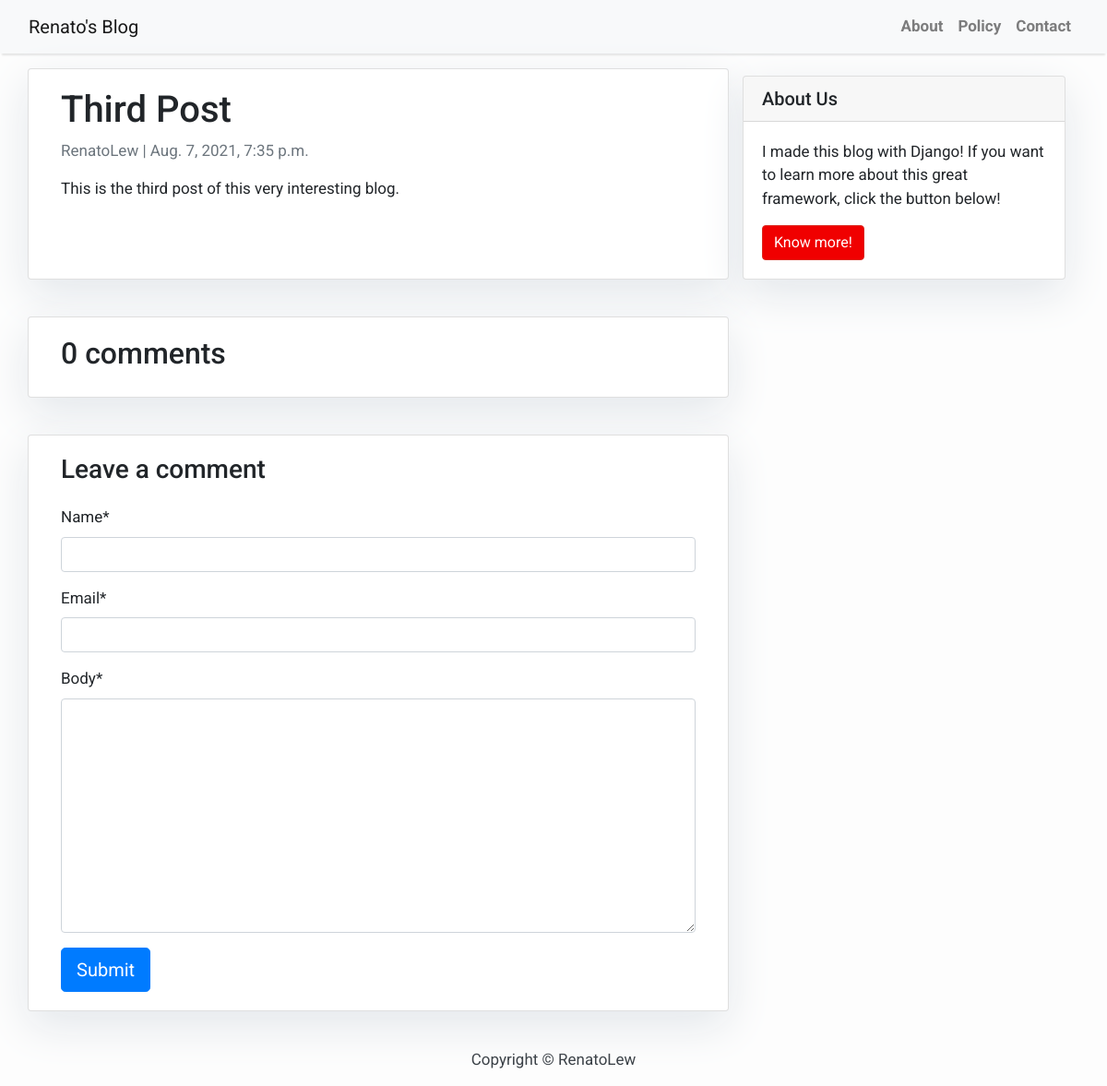
Before: /third-post/ with the older database file.
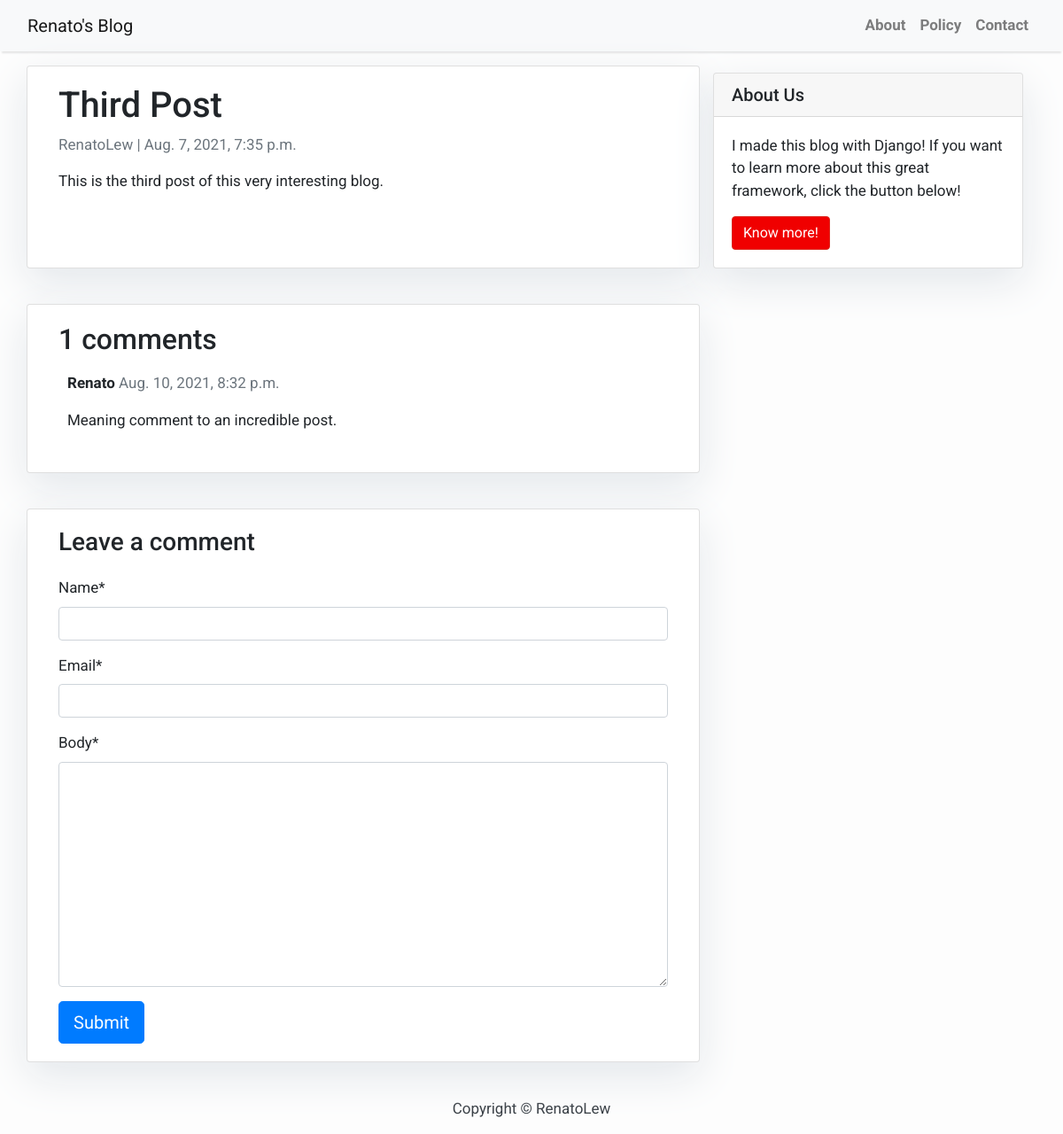
After: the same page with the newer database file.
### blog/models.py (models this page shows, shortened)
class Comment(models.Model):
    post = models.ForeignKey(Post, on_delete=models.CASCADE, related_name='comments')
    name = models.CharField(max_length=80)
    email = models.EmailField()
    body = models.TextField()
    created_on = models.DateTimeField(auto_now_add=True)
    active = models.BooleanField(default=False)
    class Meta:
        ordering = ['-created_on']

### blog/views.py (the view)
# urls.py: path('<slug:slug>/', views.post_detail, name='post_detail')
def post_detail(request, slug):
    template_name = 'post_detail.html'
    post = get_object_or_404(Post, slug=slug)
    comments = post.comments.filter(active=True)
    new_comment = None
    if request.method == 'POST':
        comment_form = CommentForm(data=request.POST)
        if comment_form.is_valid():
            new_comment = comment_form.save(commit=False)
            new_comment.post = post
            new_comment.save()
    else:
        comment_form = CommentForm()
    return render(request, template_name, { 'post': post,
                                            'comments': comments,
                                            'new_comment': new_comment,
                                            'comment_form': comment_form})

### blog/forms.py
class CommentForm(forms.ModelForm):
    class Meta:
        model = Comment
        fields = ('name', 'email', 'body')

### templates/post_detail.html (shortened to what this page needs)
{% extends 'base.html' %} {% block content %} {% load crispy_forms_tags %}
<div class="container">
  <div class="row">
    <div class="col-md-8 card mb-4  mt-3 left  top">
      <div class="card-body">
        <h1>{% block title %} {{ post.title }} {% endblock title %}</h1>
        <p class=" text-muted">{{ post.author }} | {{ post.created_on }}</p>
        <p class="card-text ">{{ post.content | safe }}</p>
      </div>
    </div>
    {% block sidebar %} {% include 'sidebar.html' %} {% endblock sidebar %}
    <div class="col-md-8 card mb-4  mt-3 ">
      <div class="card-body">
        <h2>{{ comments.count }} comments</h2>
        {% for comment in comments %}
        <div class="comments" style="padding: 10px;">
          <p class="font-weight-bold">
            {{ comment.name }}
            <span class=" text-muted font-weight-normal">
              {{ comment.created_on }}
            </span>
          </p>
          {{ comment.body | linebreaks }}
        </div>
        {% endfor %}
      </div>
    </div>
    <div class="col-md-8 card mb-4  mt-3 ">
      <div class="card-body">
        {% if new_comment %}
        <div class="alert alert-success" role="alert">
          Your comment is awaiting moderation
        </div>
        {% else %}
        <h3>Leave a comment</h3>
        <form method="post" style="margin-top: 1.3em;">
          {{ comment_form | crispy }}
          <button type="submit" class="btn btn-primary  btn-lg">Submit</button>
        </form>
        {% endif %}
      </div>
    </div>
  </div>
</div>
{% endblock content %}

Changed rows visible on the page:
added Comment: name "Renato", created_on "Aug. 10, 2021, 8:32 p.m.", body "Meaning comment to an incredible post."
Other visible differences:
{{ comments.count }}: "0" → "1"
